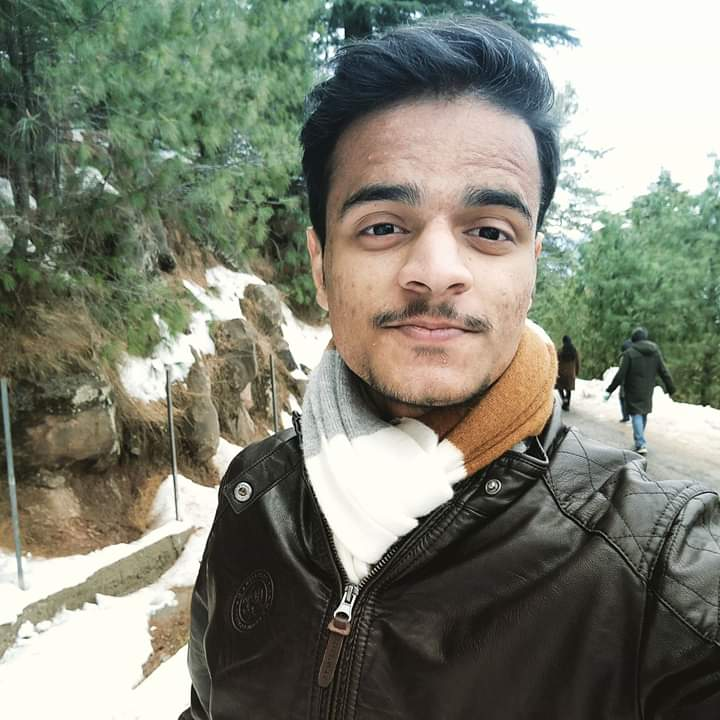
#> input picture OpenCV'/image.jpg, 720 x 720 px, given in place of the camera
$ python start.py
#> lines starting #> are read from the running program, lines starting #| are printed output that depends on the picture
import cv2, time
from  datetime import datetime
import pandas

video = cv2.VideoCapture(0)

first_frame = None
status_list = [None, None]
times = []
data_frame = pandas.DataFrame(columns=["Start Time", "End Time"])

while True:
    check, frame = video.read()
#> frame is the input picture: shape (720, 720, 3); mean B, G, R 114.5, 128.4, 126.3
    status = 0

    gray = cv2.cvtColor(frame, cv2.COLOR_BGR2GRAY)
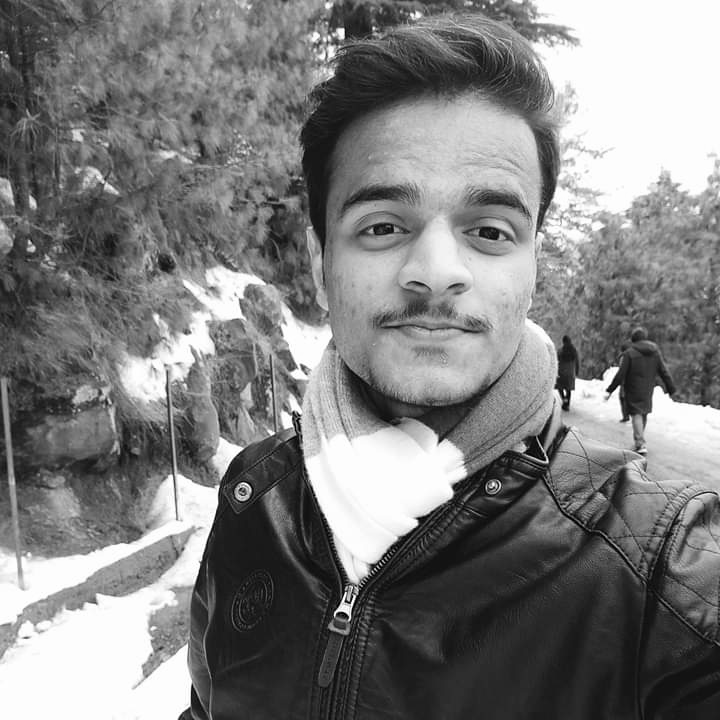
#> gray: shape (720, 720); min 0, max 255, mean 126.1

    # Making it blur, to remove noise
    gray = cv2.GaussianBlur(gray, (21,21), 0)
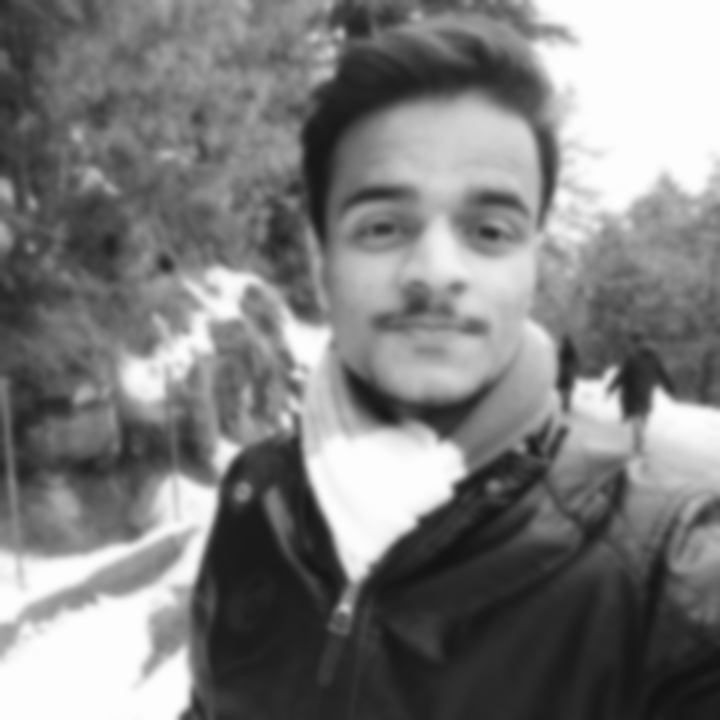
#> gray: shape (720, 720); min 19, max 253, mean 126.2

    if first_frame is None:
        first_frame = gray
        continue

    # Difference of two images
    delta_frame = cv2.absdiff(first_frame, gray)

    # applying threshold, returns tuble
    thres_delta = cv2.threshold(delta_frame, 30, 255, cv2.THRESH_BINARY)[1]

    thres_delta = cv2.dilate(thres_delta, None, iterations= 2)

    (cnts,_) = cv2.findContours(thres_delta.copy(), cv2.RETR_EXTERNAL, cv2.CHAIN_APPROX_SIMPLE)

    for contour in cnts:
        if cv2.contourArea(contour) < 10000:
            continue
        status = 1
        (x, y, w, h) = cv2.boundingRect(contour)
        cv2.rectangle(frame, (x, y), ((x+w), (y+h)), (0, 255, 0), 3 )

    status_list.append(status_list)

    if status_list[-1] == 1 and status_list[-2] == 0:
        times.append(datetime.now())
    if status_list[-1] == 0 and status_list[-2] == 1:
        times.append(datetime.now())

    cv2.imshow("Blur Gray ", gray)
    cv2.imshow("Delta frame", delta_frame)
    cv2.imshow("Threshold Frame", thres_delta)
    cv2.imshow("Color Frame", frame)

    key = cv2.waitKey(10)
    if key == ord('q'):
        if status == 1:
            times.append(datetime.now())
        break
    print(status)

for i in range(0, len(times), 2):
    data_frame.append({"Start Time" : time[i], "End Time": time[i+1]}, ignore_index= True)
#> this loop made 0 passes

data_frame.to_csv("Times.csv")
video.release()
cv2.destroyAllWindows()


# 1. Should start with a static image
# 2. Object enter
# 3. Take difference
# 4. apply threshold
